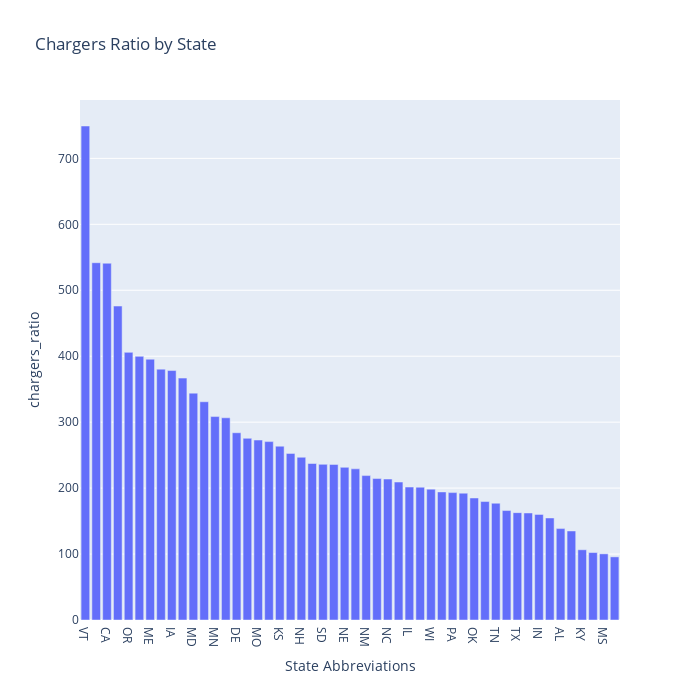

Notebook cell for this chart:
### Markdown cell above
[EV Chargers Over Time](chargers_ratio_by_state.html)

### Code cell
# Show the value of each state.
ev_sort = ev.sort_values('chargers_ratio' , ascending = False)
fig = px.bar(
    ev_sort,
    x = 'state',
    y = 'chargers_ratio',
    title = 'Chargers Ratio by State',
    labels={'state': 'State Abbreviations', 'ev_chargers': 'EV Chargers per 1 Million People'}
)

fig.update_layout(width=700, height=700)
fig.show()

### Figure 1 — Plotly figure (JSON) as saved in the notebook; plotly's stock layout.template omitted (floating-point values rounded to 4 significant figures)
{"data": [{"alignmentgroup": "True", "hovertemplate": "State Abbreviations=%{x}<br>chargers_ratio=%{y}<extra></extra>", "legendgroup": "", "marker": {"color": "#636efa", "pattern": {"shape": ""}}, "name": "", "offsetgroup": "", "orientation": "v", "showlegend": false, "textposition": "auto", "type": "bar", "x": ["VT", "MA", "CA", "CO", "OR", "CT", "ME", "WA", "IA", "RI", "MD", "UT", "MN", "HI", "DE", "NY", "MO", "WY", "KS", "VA", "NH", "NV", "SD", "GA", "NE", "AZ", "NM", "MI", "NC", "ND", "IL", "FL", "WI", "OH", "PA", "NJ", "OK", "AR", "TN", "MT", "TX", "SC", "IN", "ID", "AL", "WV", "KY", "AK", "MS", "LA"], "xaxis": "x", "y": [749.1, 541.7, 541.0, 476.0, 405.8, 399.8, 395.5, 380.4, 378.2, 366.8, 344.0, 330.9, 308.5, 306.6, 283.9, 275.5, 272.9, 270.5, 263.6, 252.6, 246.8, 237.3, 236.0, 235.9, 231.5, 229.2, 219.0, 214.5, 213.7, 209.2, 201.6, 201.4, 198.4, 194.2, 193.2, 192.3, 185.0, 179.6, 177.1, 166.0, 162.8, 162.3, 160.2, 154.7, 138.6, 135.0, 106.5, 102.3, 100.4, 95.76], "yaxis": "y"}], "layout": {"barmode": "relative", "height": 700, "legend": {"tracegroupgap": 0}, "title": {"text": "Chargers Ratio by State"}, "width": 700, "xaxis": {"anchor": "y", "autorange": true, "domain": [0, 1], "range": [-0.5, 49.5], "title": {"text": "State Abbreviations"}, "type": "category"}, "yaxis": {"anchor": "x", "autorange": true, "domain": [0, 1], "range": [0, 788.5], "title": {"text": "chargers_ratio"}, "type": "linear"}}}
